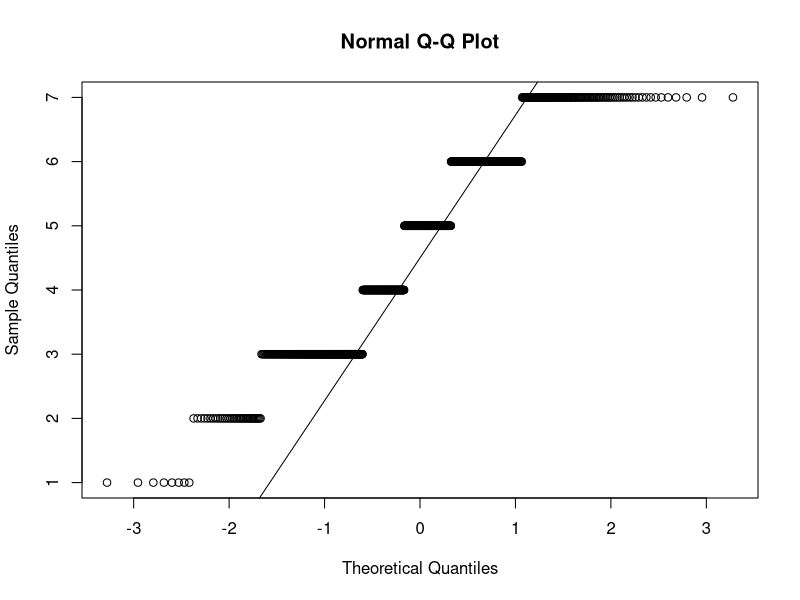

Here is the R script that generated this plot: (Note: this script raises an error after producing the figure.)
## ---- chunk 1
library(ggplot2)
library(ggpubr)
library(rstatix)

coloring = c("#ffbd67", "#f6dbb8","#94d8e0","#537b7f")
fontsize = 14
dodge = .75
## ---- chunk 2
df=read.csv('csv/spatial.csv', sep=",")
result<-shapiro.test(df$score)

print(paste("Test Statistic (W):", result$statistic, "p=", result$p.value))
print(if (result$p.value > 0.05) "The data follows a normal distribution." else "The data does not follow a normal distribution.")

qqnorm(df$score)
qqline(df$score)
## ---- chunk 3
df=read.csv('csv/spatial.csv', sep=",")
# Assuming df is your data frame
summary_df <- df %>%
  group_by(conditions) %>%
  summarise(min = min(score),
            lq = quantile(score, 0.25),
            hq = quantile(score, 0.75),
            max = max(score),
            mean = mean(score),
            median = median(score),
            sd = sd(score))

# Print the summary
print(summary_df)
## ---- chunk 4
df=read.csv('csv/spatial.csv', sep=",")
condition_order <- c("NS", "MS", "GS", "AS")
df$conditions <- factor(df$conditions, levels = condition_order)

stat.test <- df %>% 
  group_by(params) %>% 
  wilcox_test(score~conditions, p.adjust.method = 'BH') %>%
  add_significance("p") %>%
  add_xy_position(x = "params")

bxp <- ggplot(df, aes(x = params, y = score)) + 
  stat_boxplot(aes(fill = conditions), geom = "errorbar", width = 0.2, position = position_dodge(dodge)) +
  geom_boxplot(aes(fill = conditions), width = dodge, coef = 0, outlier.alpha = 0, show.legend = F) +
  stat_summary(aes(fill = conditions), fun.y = mean, 
               geom= "point", shape = 4, size = 2, colour= "black", 
               position = position_dodge(width = dodge)) +
  stat_summary(aes(fill = conditions), fun = median,
               geom = "crossbar", fatten = .1, width = .9*dodge, color = "black",
               position = position_dodge(width = dodge)) +
  labs(x = NULL, y = NULL) + 
  theme_bw()

bxp + stat_pvalue_manual(stat.test, label = 'p.signif', hide.ns = TRUE, tip.length = 0.02) + 
  scale_fill_manual(name= "conditions", values = coloring) +
  scale_color_manual(name = "conditions", values = coloring) +
  scale_y_continuous(minor_breaks = seq(0, 8, 1), breaks = seq(1, 8.1, by=1), limits=c(1, 8.1)) + 
  theme(
    axis.line = element_blank(),
    axis.title.x=element_blank(),
    axis.title.y=element_blank(),
    axis.text.x = element_text(color="black", size=fontsize),
    axis.text.y = element_text(color="black", size=fontsize),
    text = element_text(size=fontsize),
    strip.background = element_blank(),
    plot.background = element_blank(),
    plot.margin = unit(c(0.005, .025, 0, 0), "null"),
    panel.border = element_blank(),
    panel.spacing = unit(c(0, 0, 0, 0), "null"),
    legend.position="bottom",
    legend.direction = "horizontal",
    legend.justification = c("center", "top"),
    legend.title=element_blank(),
    legend.text=element_text(size=fontsize),
    legend.box.just = "right",
    legend.box.background = element_blank()
  )

# saving the final figure
ggsave("out/spatial.pdf", width = 8, height = 4, dpi = 1000)
  
